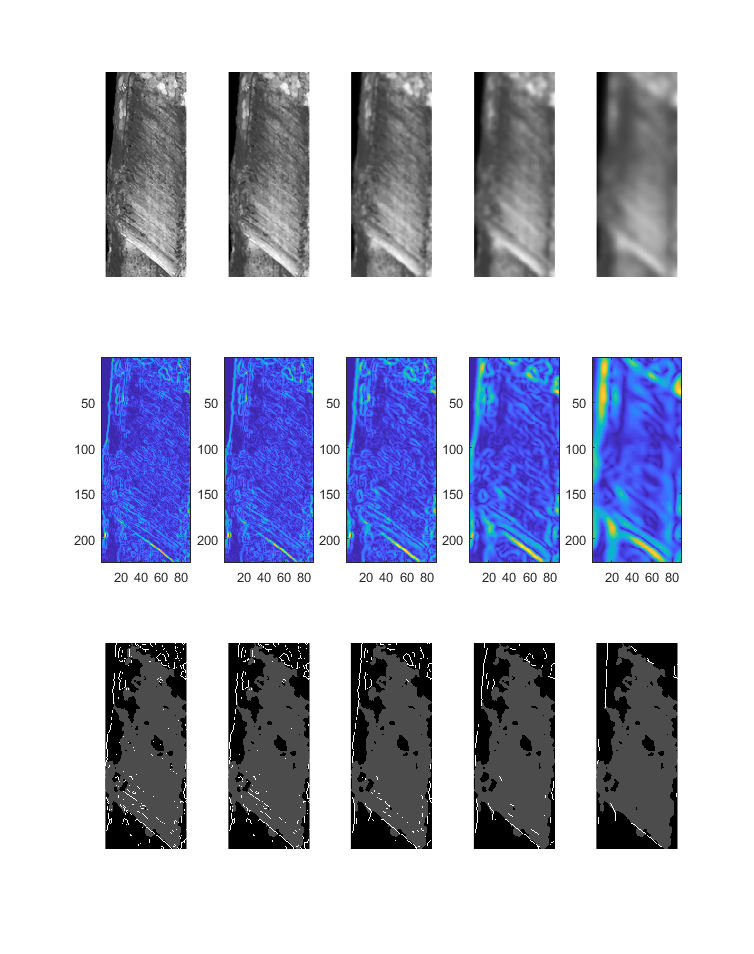
%> input picture res_exp_img/gradient_gaussian.bmp, 754 x 954 px
$ octave --eval "result = gaborProposal4(imread('../res_exp_img/gradient_gaussian.bmp'));"   (GNU Octave 9; MATLAB toolbox functions it lacks are replaced by stand-ins)
%> lines starting %> are read from the running program, lines starting %| are printed output that depends on the picture; in (x1, y1, x2, y2) boxes, pixels count from 0 and x2, y2 are one past the last pixel; in counts of white or black regions, pixels touching at a corner belong together; the program's own positions count from 1

%GABORPROPOSAL4
% V3 - optimized performance
function [ bbox_all, scores_all ] = gaborProposal4( input_img )
%GABORPROPOSAL3
%   Detailed explanation goes here
%       threshold tree
%       gabor run; positive going / negative going // stack lamda 4set
%       threshold gabor magnitude image
%       bbox all area rank by area

I_rgb = input_img;
%> I_rgb is the input picture: size 954x754x3 uint8; mean R, G, B 189.4, 192.1, 209.2
I_hsv = rgb2hsv(I_rgb);
%> I_hsv: size 954x754x3 double; mean H, S, V 0.0804, 0.0942, 0.822
I_hsv3 = I_hsv(:,:,3); % Value
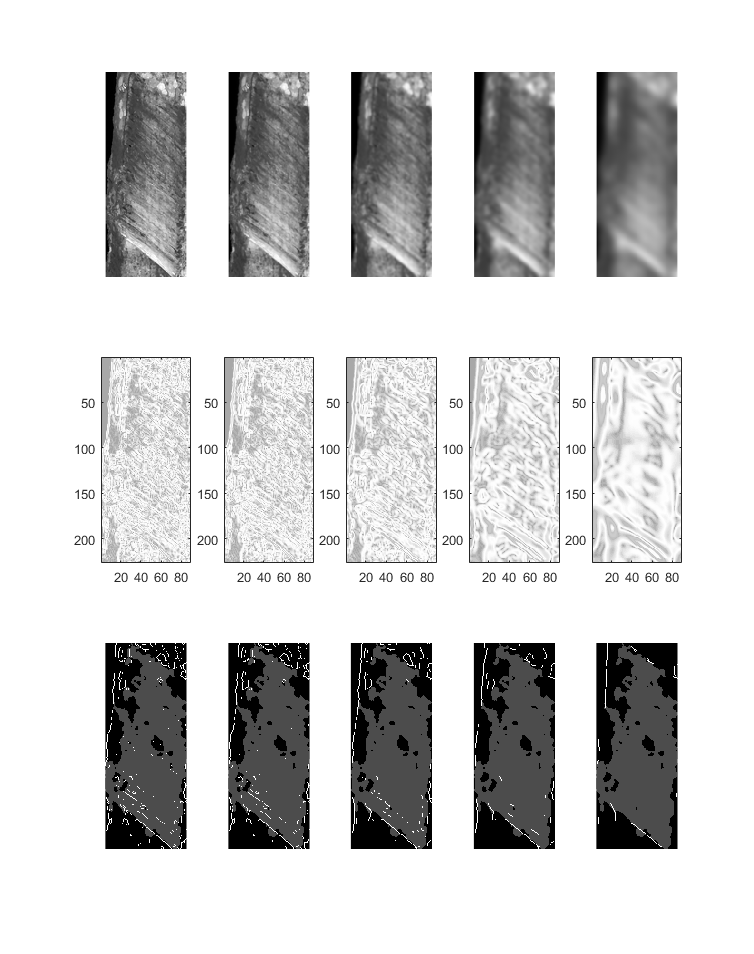
%> I_hsv3: size 954x754 double; min 0, max 1, mean 0.822

% Tree thresholding
th_level = graythresh(I_hsv3);
%> th_level = 0.624
I_hsv3_thresh = imbinarize(I_hsv3,th_level-0.01);
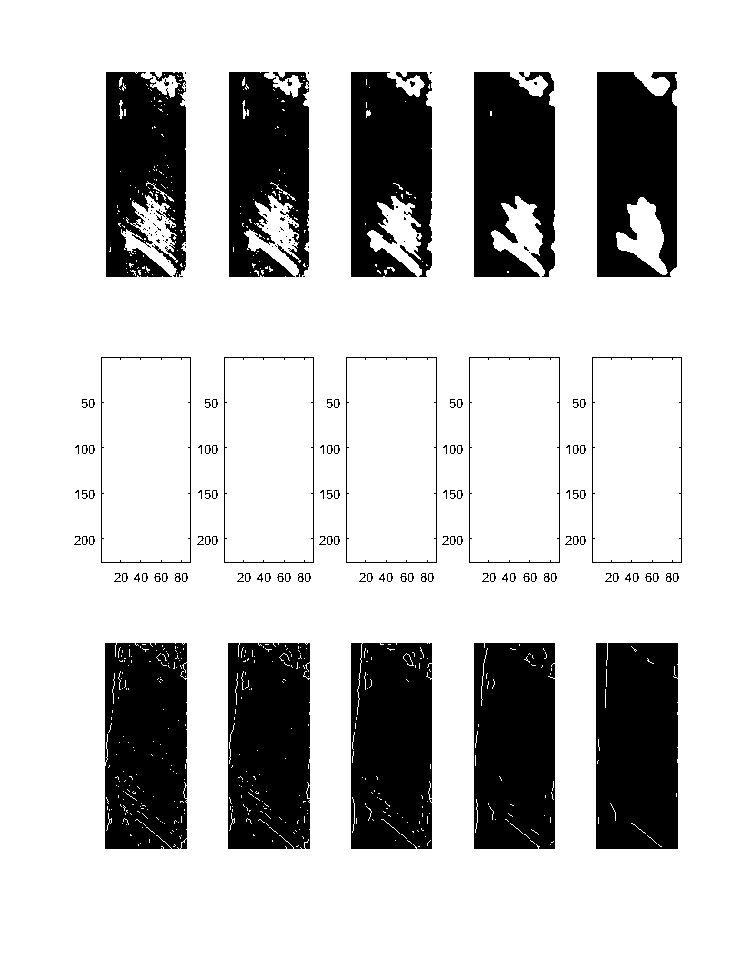
%> I_hsv3_thresh: size 954x754 logical; 78.4% white; 175 black regions (74 under 20 px), largest, box (x1, y1, x2, y2) and area: (596, 643, 678, 849) 16715, (474, 643, 555, 849) 16366, (228, 643, 310, 849) 16331
    % Single ROI :: remove smaller region (keep only tree region)
noOfOne = ceil(sum(sum(I_hsv3_thresh))/3);
%> noOfOne = 187979
I_tree = bwareaopen(I_hsv3_thresh,noOfOne);
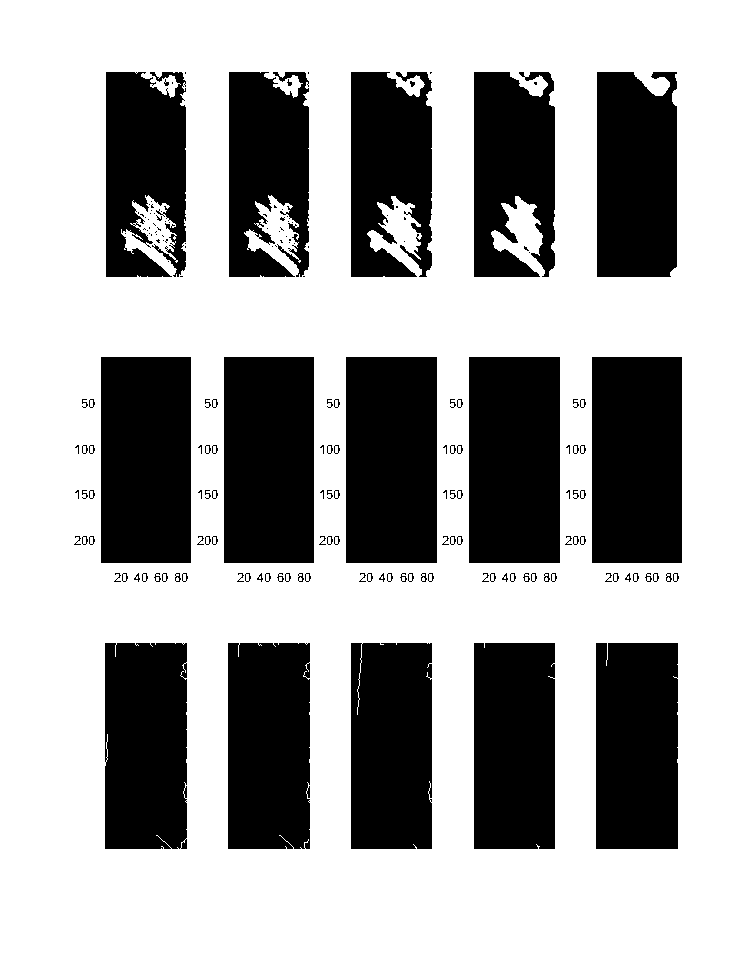
%> I_tree: size 954x754 logical; 65.2% white; 175 black regions (74 under 20 px), largest, box (x1, y1, x2, y2) and area: (346, 357, 437, 563) 18746, (469, 357, 560, 563) 18746, (101, 357, 191, 563) 18540
clear noOfOne

% Pre-process intensity image
I_intensityTH_smooth = I_hsv3;

%Iedge = edge(I_intensityTH_smooth_edge,'Canny');
Iedge = edge(I_intensityTH_smooth,'Sobel','nothinning');
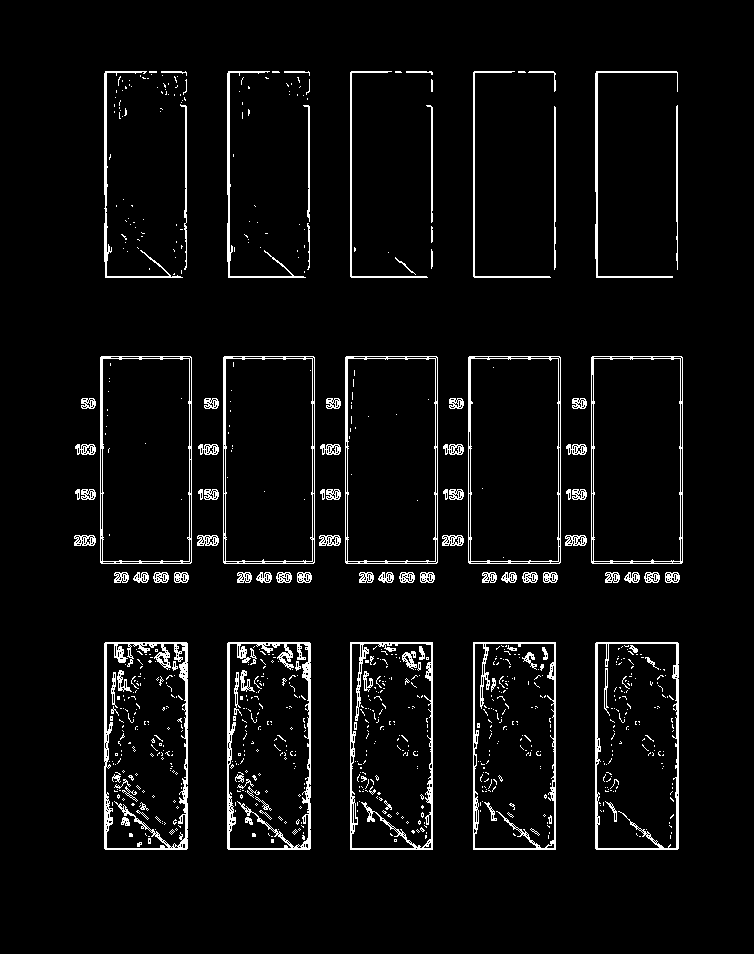
%> Iedge: size 954x754 logical; 4.7% white in thin lines or dots, all inside (x1, y1, x2, y2) = (74, 71, 683, 850)

lamda_1 = 3;
lamda_2 = 4;
lamda_3 = 5;
lamda_4 = 6;

porientation = [30 45 60];              % tobe accept orientation
norientation = [0 -30 -45 -60 90];      % tobe reject orientation

%> (the run ends here)
